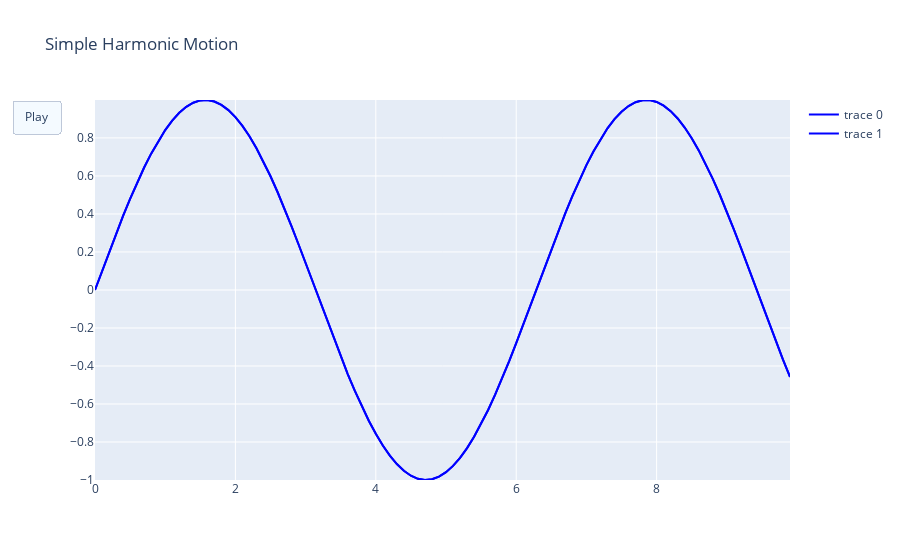

Write notebook code for a chart like this one.
### Code cell
import plotly.graph_objects as go
import numpy as np

# Generate curve data
x = np.arange(0, 10, 0.1);
y = np.sin(x)
xm = np.min(x) 
xM = np.max(x) 
ym = np.min(y) 
yM = np.max(y) 
N = 50
xx = np.arange(0, 10, 0.1);
yy = np.sin(xx)


# Create figure
fig = go.Figure(
    data=[go.Scatter(x=x, y=y,
                     mode="lines",
                     line=dict(width=2, color="blue")),
          go.Scatter(x=x, y=y,
                     mode="lines",
                     line=dict(width=2, color="blue"))],
    layout=go.Layout(
        xaxis=dict(range=[xm, xM], autorange=False, zeroline=False),
        yaxis=dict(range=[ym, yM], autorange=False, zeroline=False),
        title_text="Simple Harmonic Motion", hovermode="closest",
        updatemenus=[dict(type="buttons",
                          buttons=[dict(label="Play",
                                        method="animate",
                                        args=[None])])]),
    frames=[go.Frame(
        data=[go.Scatter(
            x=[xx[k]],
            y=[yy[k]],
            mode="markers",
            marker=dict(color="red", size=10))])

        for k in range(N)]
)

fig.show()
